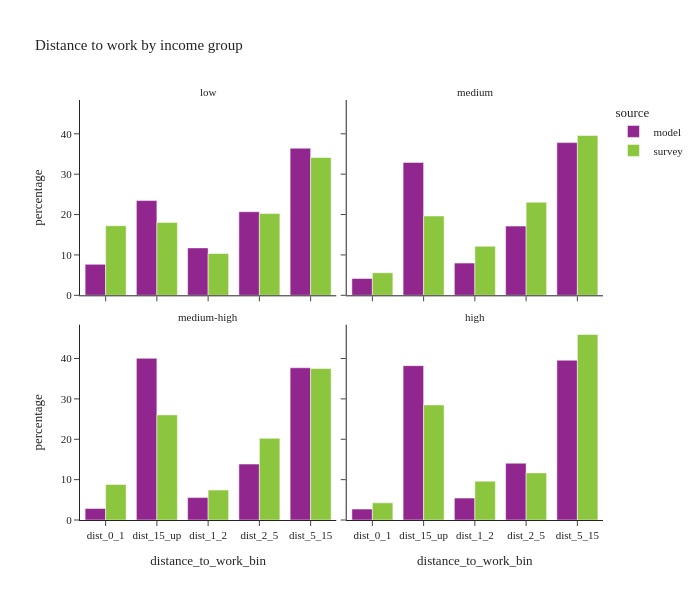

Source (notebook cell):
### Code cell
df_plot = per_data.loc[(per_data['is_worker']) & (per_data['distance_to_work_bin'] != float('nan'))].\
    groupby(['source','income_group','distance_to_work_bin'])['person_weight'].sum().reset_index()
df_plot['percentage'] = df_plot.groupby(['source','income_group'], group_keys=False)['person_weight']. \
    apply(lambda x: 100 * x / float(x.sum()))
# df_plot

fig = px.bar(df_plot, x="distance_to_work_bin", y="percentage", color="source",barmode="group",
             facet_col="income_group", facet_col_wrap=2,
             title="Distance to work by income group")
fig.for_each_annotation(lambda a: a.update(text = a.text.split("=")[-1]))
fig.update_layout(height=600, width=700, font=dict(size=11))
fig.show()

### Figure 1 — Plotly figure (JSON) as saved in the notebook; plotly's stock layout.template omitted (floating-point values rounded to 4 significant figures)
{"data": [{"alignmentgroup": "True", "hovertemplate": "source=model<br>income_group=low<br>distance_to_work_bin=%{x}<br>percentage=%{y}<extra></extra>", "legendgroup": "model", "marker": {"color": "#91268F", "pattern": {"shape": ""}}, "name": "model", "offsetgroup": "model", "orientation": "v", "showlegend": true, "textposition": "auto", "type": "bar", "x": ["dist_0_1", "dist_15_up", "dist_1_2", "dist_2_5", "dist_5_15"], "xaxis": "x3", "y": [7.665, 23.46, 11.74, 20.7, 36.43], "yaxis": "y3"}, {"alignmentgroup": "True", "hovertemplate": "source=model<br>income_group=medium<br>distance_to_work_bin=%{x}<br>percentage=%{y}<extra></extra>", "legendgroup": "model", "marker": {"color": "#91268F", "pattern": {"shape": ""}}, "name": "model", "offsetgroup": "model", "orientation": "v", "showlegend": false, "textposition": "auto", "type": "bar", "x": ["dist_0_1", "dist_15_up", "dist_1_2", "dist_2_5", "dist_5_15"], "xaxis": "x4", "y": [4.163, 32.92, 7.969, 17.13, 37.82], "yaxis": "y4"}, {"alignmentgroup": "True", "hovertemplate": "source=model<br>income_group=medium-high<br>distance_to_work_bin=%{x}<br>percentage=%{y}<extra></extra>", "legendgroup": "model", "marker": {"color": "#91268F", "pattern": {"shape": ""}}, "name": "model", "offsetgroup": "model", "orientation": "v", "showlegend": false, "textposition": "auto", "type": "bar", "x": ["dist_0_1", "dist_15_up", "dist_1_2", "dist_2_5", "dist_5_15"], "xaxis": "x", "y": [2.852, 40.04, 5.546, 13.85, 37.71], "yaxis": "y"}, {"alignmentgroup": "True", "hovertemplate": "source=model<br>income_group=high<br>distance_to_work_bin=%{x}<br>percentage=%{y}<extra></extra>", "legendgroup": "model", "marker": {"color": "#91268F", "pattern": {"shape": ""}}, "name": "model", "offsetgroup": "model", "orientation": "v", "showlegend": false, "textposition": "auto", "type": "bar", "x": ["dist_0_1", "dist_15_up", "dist_1_2", "dist_2_5", "dist_5_15"], "xaxis": "x2", "y": [2.704, 38.23, 5.422, 14.07, 39.58], "yaxis": "y2"}, {"alignmentgroup": "True", "hovertemplate": "source=survey<br>income_group=low<br>distance_to_work_bin=%{x}<br>percentage=%{y}<extra></extra>", "legendgroup": "survey", "marker": {"color": "#8CC63E", "pattern": {"shape": ""}}, "name": "survey", "offsetgroup": "survey", "orientation": "v", "showlegend": true, "textposition": "auto", "type": "bar", "x": ["dist_0_1", "dist_15_up", "dist_1_2", "dist_2_5", "dist_5_15"], "xaxis": "x3", "y": [17.23, 18.05, 10.36, 20.24, 34.12], "yaxis": "y3"}, {"alignmentgroup": "True", "hovertemplate": "source=survey<br>income_group=medium<br>distance_to_work_bin=%{x}<br>percentage=%{y}<extra></extra>", "legendgroup": "survey", "marker": {"color": "#8CC63E", "pattern": {"shape": ""}}, "name": "survey", "offsetgroup": "survey", "orientation": "v", "showlegend": false, "textposition": "auto", "type": "bar", "x": ["dist_0_1", "dist_15_up", "dist_1_2", "dist_2_5", "dist_5_15"], "xaxis": "x4", "y": [5.589, 19.63, 12.15, 23.05, 39.58], "yaxis": "y4"}, {"alignmentgroup": "True", "hovertemplate": "source=survey<br>income_group=medium-high<br>distance_to_work_bin=%{x}<br>percentage=%{y}<extra></extra>", "legendgroup": "survey", "marker": {"color": "#8CC63E", "pattern": {"shape": ""}}, "name": "survey", "offsetgroup": "survey", "orientation": "v", "showlegend": false, "textposition": "auto", "type": "bar", "x": ["dist_0_1", "dist_15_up", "dist_1_2", "dist_2_5", "dist_5_15"], "xaxis": "x", "y": [8.812, 26.04, 7.415, 20.22, 37.51], "yaxis": "y"}, {"alignmentgroup": "True", "hovertemplate": "source=survey<br>income_group=high<br>distance_to_work_bin=%{x}<br>percentage=%{y}<extra></extra>", "legendgroup": "survey", "marker": {"color": "#8CC63E", "pattern": {"shape": ""}}, "name": "survey", "offsetgroup": "survey", "orientation": "v", "showlegend": false, "textposition": "auto", "type": "bar", "x": ["dist_0_1", "dist_15_up", "dist_1_2", "dist_2_5", "dist_5_15"], "xaxis": "x2", "y": [4.253, 28.5, 9.627, 11.67, 45.95], "yaxis": "y2"}], "layout": {"annotations": [{"font": {}, "showarrow": false, "text": "medium-high", "x": 0.245, "xanchor": "center", "xref": "paper", "y": 0.465, "yanchor": "bottom", "yref": "paper"}, {"font": {}, "showarrow": false, "text": "high", "x": 0.755, "xanchor": "center", "xref": "paper", "y": 0.465, "yanchor": "bottom", "yref": "paper"}, {"font": {}, "showarrow": false, "text": "low", "x": 0.245, "xanchor": "center", "xref": "paper", "y": 1.0, "yanchor": "bottom", "yref": "paper"}, {"font": {}, "showarrow": false, "text": "medium", "x": 0.755, "xanchor": "center", "xref": "paper", "y": 1.0, "yanchor": "bottom", "yref": "paper"}], "barmode": "group", "font": {"size": 11}, "height": 600, "legend": {"title": {"text": "source"}, "tracegroupgap": 0}, "title": {"text": "Distance to work by income group"}, "width": 700, "xaxis": {"anchor": "y", "domain": [0, 0.49], "title": {"text": "distance_to_work_bin"}}, "xaxis2": {"anchor": "y2", "domain": [0.51, 1], "matches": "x", "title": {"text": "distance_to_work_bin"}}, "xaxis3": {"anchor": "y3", "domain": [0, 0.49], "matches": "x", "showticklabels": false}, "xaxis4": {"anchor": "y4", "domain": [0.51, 1], "matches": "x", "showticklabels": false}, "yaxis": {"anchor": "x", "domain": [0, 0.465], "title": {"text": "percentage"}}, "yaxis2": {"anchor": "x2", "domain": [0, 0.465], "matches": "y", "showticklabels": false}, "yaxis3": {"anchor": "x3", "domain": [0.535, 1.0], "matches": "y", "title": {"text": "percentage"}}, "yaxis4": {"anchor": "x4", "domain": [0.535, 1.0], "matches": "y", "showticklabels": false}}}
